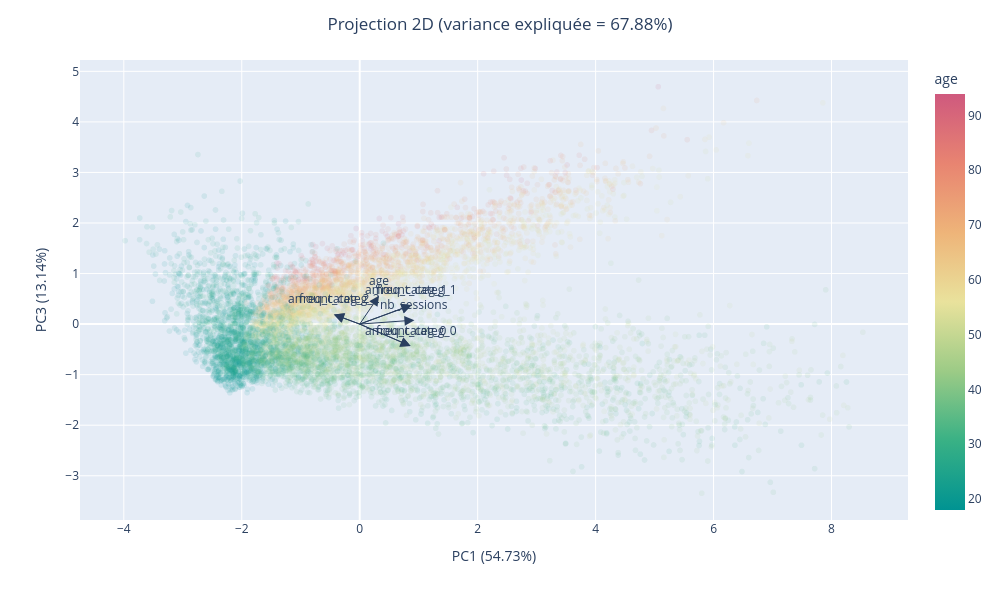

Notebook code for this chart:
### Code cell
acp_display_2d(1, 3, True)

### Figure 1 — Plotly figure (JSON) as saved in the notebook; plotly's stock layout.template omitted (floating-point values rounded to 4 significant figures; data arrays with more than 128 entries replaced by an {"elided": "..."} marker saying what was removed)
{"data": [{"customdata": {"elided": "8596x8 float values"}, "hovertemplate": "<b>%{hovertext}</b><br><br>PC1 (54.73%)=%{x}<br>PC3 (13.14%)=%{y}<br>age=%{marker.color}<br>nb_sessions=%{customdata[1]}<br>freq_categ_0=%{customdata[2]}<br>freq_categ_1=%{customdata[3]}<br>freq_categ_2=%{customdata[4]}<br>amount_categ_0=%{customdata[5]}<br>amount_categ_1=%{customdata[6]}<br>amount_categ_2=%{customdata[7]}<extra></extra>", "hovertext": {"elided": "8596 str values"}, "legendgroup": "", "marker": {"color": {"elided": "8596 float values"}, "coloraxis": "coloraxis", "symbol": "circle"}, "mode": "markers", "name": "", "opacity": 0.1, "showlegend": false, "type": "scattergl", "x": {"elided": "8596 float values"}, "xaxis": "x", "y": {"elided": "8596 float values"}, "yaxis": "y"}], "layout": {"annotations": [{"arrowhead": 2, "arrowsize": 2, "ax": 0, "axref": "x", "ay": 0, "ayref": "y", "showarrow": true, "x": 0.3274, "xanchor": "right", "y": 0.5618, "yanchor": "top"}, {"ax": 0, "ay": 0, "text": "age", "x": 0.3274, "xanchor": "center", "y": 0.5618, "yanchor": "bottom", "yshift": 5}, {"arrowhead": 2, "arrowsize": 2, "ax": 0, "axref": "x", "ay": 0, "ayref": "y", "showarrow": true, "x": 0.9279, "xanchor": "right", "y": 0.07831, "yanchor": "top"}, {"ax": 0, "ay": 0, "text": "nb_sessions", "x": 0.9279, "xanchor": "center", "y": 0.07831, "yanchor": "bottom", "yshift": 5}, {"arrowhead": 2, "arrowsize": 2, "ax": 0, "axref": "x", "ay": 0, "ayref": "y", "showarrow": true, "x": 0.8636, "xanchor": "right", "y": -0.4327, "yanchor": "top"}, {"ax": 0, "ay": 0, "text": "freq_categ_0", "x": 0.8636, "xanchor": "center", "y": -0.4327, "yanchor": "bottom", "yshift": 5}, {"arrowhead": 2, "arrowsize": 2, "ax": 0, "axref": "x", "ay": 0, "ayref": "y", "showarrow": true, "x": 0.8801, "xanchor": "right", "y": 0.3733, "yanchor": "top"}, {"ax": 0, "ay": 0, "text": "freq_categ_1", "x": 0.8801, "xanchor": "center", "y": 0.3733, "yanchor": "bottom", "yshift": 5}, {"arrowhead": 2, "arrowsize": 2, "ax": 0, "axref": "x", "ay": 0, "ayref": "y", "showarrow": true, "x": -0.4413, "xanchor": "right", "y": 0.191, "yanchor": "top"}, {"ax": 0, "ay": 0, "text": "freq_categ_2", "x": -0.4413, "xanchor": "center", "y": 0.191, "yanchor": "bottom", "yshift": 5}, {"arrowhead": 2, "arrowsize": 2, "ax": 0, "axref": "x", "ay": 0, "ayref": "y", "showarrow": true, "x": 0.8622, "xanchor": "right", "y": -0.4341, "yanchor": "top"}, {"ax": 0, "ay": 0, "text": "amount_categ_0", "x": 0.8622, "xanchor": "center", "y": -0.4341, "yanchor": "bottom", "yshift": 5}, {"arrowhead": 2, "arrowsize": 2, "ax": 0, "axref": "x", "ay": 0, "ayref": "y", "showarrow": true, "x": 0.8747, "xanchor": "right", "y": 0.3769, "yanchor": "top"}, {"ax": 0, "ay": 0, "text": "amount_categ_1", "x": 0.8747, "xanchor": "center", "y": 0.3769, "yanchor": "bottom", "yshift": 5}, {"arrowhead": 2, "arrowsize": 2, "ax": 0, "axref": "x", "ay": 0, "ayref": "y", "showarrow": true, "x": -0.4329, "xanchor": "right", "y": 0.1906, "yanchor": "top"}, {"ax": 0, "ay": 0, "text": "amount_categ_2", "x": -0.4329, "xanchor": "center", "y": 0.1906, "yanchor": "bottom", "yshift": 5}], "coloraxis": {"colorbar": {"title": {"text": "age"}}, "colorscale": [[0, "rgb(0, 147, 146)"], [0.1667, "rgb(57, 177, 133)"], [0.3333, "rgb(156, 203, 134)"], [0.5, "rgb(233, 226, 156)"], [0.6667, "rgb(238, 180, 121)"], [0.8333, "rgb(232, 132, 113)"], [1, "rgb(207, 89, 126)"]]}, "height": 600, "legend": {"tracegroupgap": 0}, "margin": {"t": 60}, "title": {"text": "Projection 2D (variance expliquée = 67.88%)", "x": 0.5}, "width": 1000, "xaxis": {"anchor": "y", "domain": [0, 1], "title": {"text": "PC1 (54.73%)"}}, "yaxis": {"anchor": "x", "domain": [0, 1], "title": {"text": "PC3 (13.14%)"}}}}
